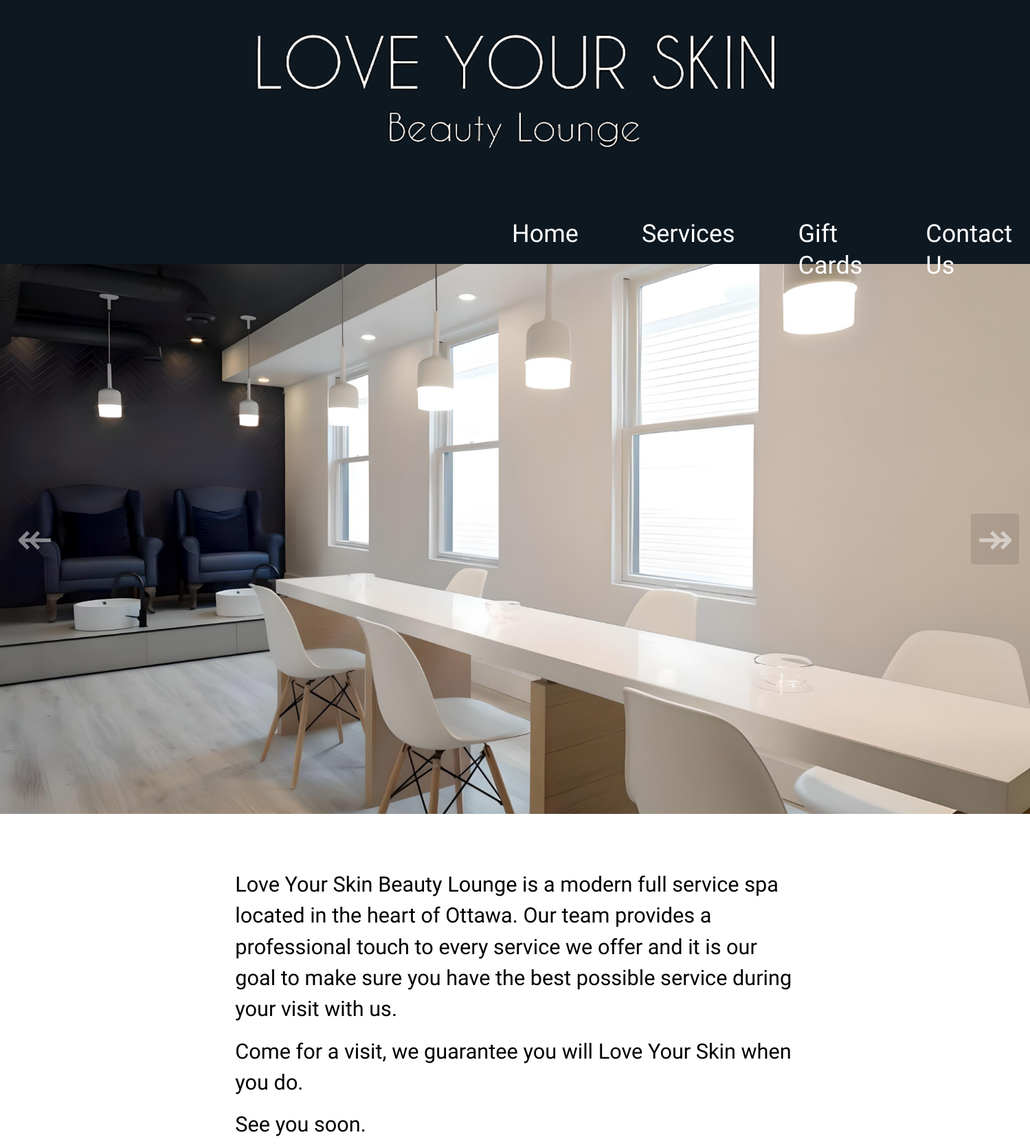
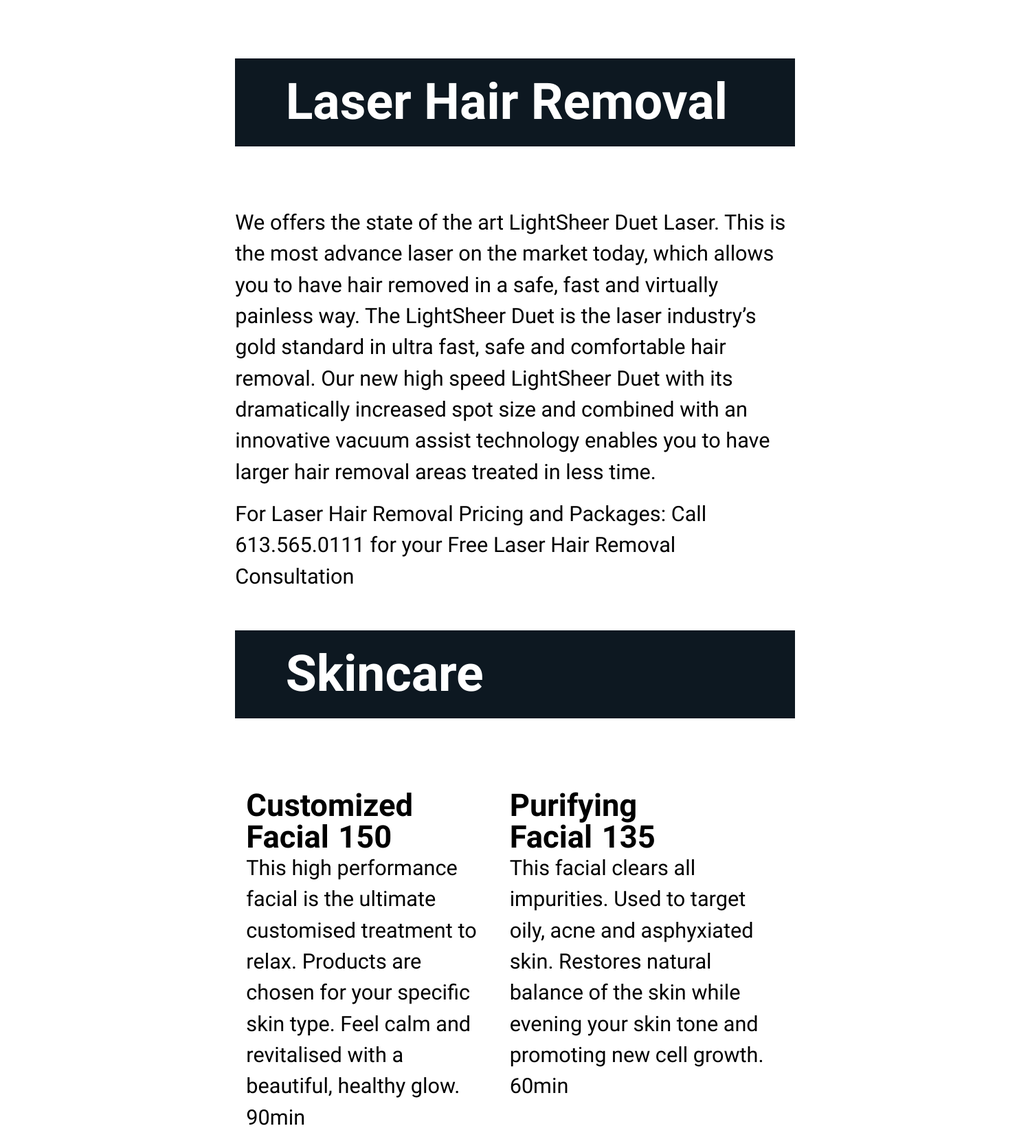
The page / (upper part) on the database its author committed (2 pictures, top to bottom).
### lysbl_api/models.py (models this page shows, shortened)
class skincare(models.Model):
    name = models.CharField(max_length=60)
    price = models.IntegerField(default=1000) # cents
    details = models.CharField(max_length=500)
    class Meta:
        verbose_name = "skincare"
        verbose_name_plural = "skincares"

### lysbl_api/views.py (the view)
# urls.py: path('', views.root_view, name='root'),
def root_view(request):
    skincare_model = skincare.objects.all()
    nails_model = list(nails.objects.all())[:-3]
    lashes_model = list(lashes.objects.all())[:-2]
    brows_model = brows.objects.all()
    wax_model = wax.objects.all()
    make_up_model = make_up.objects.all()
    spray_tans_model = spray_tans.objects.all()
    giftcards_model = giftcards.objects.all()
    price_range = range(25, 201, 25)
    context = {
        'skincare_model': skincare_model,
        'nails_model': nails_model,
        'lashes_model': lashes_model,
        'brows_model': brows_model,
        'wax_model': wax_model,
        'make_up_model': make_up_model,
        'spray_tans_model': spray_tans_model,
        'giftcards_model': giftcards_model,
        'price_range': price_range
    }
    return render(request, 'index.html', context)

### lysbl_api/templates/index.html (shortened to what this page needs)
{% load static %}
<!DOCTYPE html>
<html lang='en'>
<head>
        <link rel="stylesheet" type="text/css" href="{% static 'css/meyer-reset.css' %}">
        <link rel="stylesheet" type="text/css" href="{% static 'css/font.css' %}">
        <link rel="stylesheet" type="text/css" href="{% static 'css/main.css' %}">
</head>
<body>
    <header id="top">
        <div id="logo-text">
            <img class="logo" src="{% static 'img/lys_logo.jpg' %}" alt="LYSBL Logo">
        </div>
    </header>
    <div class="nav" id="nav">
        <div class="nav-links">
            <li><a href='#home'>Home</a></li>
            <li><a href="#services">Services</a></li>
            <li><a href="#gift_cards">Gift Cards</a></li>
            <li><a href="#contact">Contact Us</a></li>
        </div>
    </div>
    <aside aria-label="Love Your Self Beauty Lounge Images" id="home">
        <div class="carousel" data-carousel>
            <button class="carousel-button prev" data-carousel-button="prev">&#x219e;</button>
            <button class="carousel-button next" data-carousel-button="next">&#x21a0;</button>
            <ul data-slides>
                <li class="slide" data-active>
                    <img src="{% static 'img/enhancement/white-table-and-chairs.jpg' %}" alt="White Table And Chairs" >
                </li>
            </ul>
        </div>
    </aside>
    <main>
        <section aria-details="About information"  class="home">
            <p>Love Your Skin Beauty Lounge is a modern full service spa located in the heart of Ottawa. Our team provides a professional touch to every service we offer and it is our goal to make sure you have the best possible service during your visit with us.</p><br>
            <p>Come for a visit, we guarantee you will Love Your Skin when you do.</p><br>
            <p>See you soon.</p><br>
        </section>
        <section aria-details="Services" class="services" id="services">
            <article aria-details="Laser hair removal">
                <h1>Laser Hair Removal</h1>
                <p>We offers the state of the art LightSheer Duet Laser. This is the most advance laser on the market today, which allows you to have hair removed in a safe, fast and virtually painless way. The LightSheer Duet is the laser industry’s gold standard in ultra fast, safe and comfortable hair removal. Our new high speed LightSheer Duet with its dramatically increased spot size and combined with an innovative vacuum assist technology enables you to have larger hair removal areas treated in less time.</p><br>
                <p>For Laser Hair Removal Pricing and Packages: Call <a class="tel" href="tel:6135650111">613.565.0111</a> for your Free Laser Hair Removal Consultation</p>
            </article>
            <article aria-details="skincare">
                <h1>Skincare</h1>
                <div class="skincare-items" id="skincare_items">
                    {% for service in skincare_model %}
                        <div class="item">
                            <h2>{{ service.name }}<b>{{ service.price }}</b></h2>
                            <p>{{ service.details }}</p>
                        </div>
                    {% endfor %}
                </div>
            </article>
        </section>
    </main>
</body>
</html>

### lysbl_api/static/css/main.css (style rules this page uses)
*, *::before, *::after { box-sizing: border-box; padding: 0; margin: 0; font-family: Verdana, Geneva, Tahoma, sans-serif; }
html { scroll-behavior: smooth; }
body { overflow-x: hidden; position: relative; overflow-y: scroll; }
header { background: #0D1821; backdrop-filter: blur(10px); display: flex; flex-direction: column; height: 17em; justify-content: center; align-items: center; max-width: 100vw; color: #F0F4EF; }
.carousel { z-index: 0; width: calc(100vw -1px); height: 100vh; position: relative; }
.carousel > ul { margin: 0; padding: 0; list-style: none; }
.slide { position: absolute; inset: 0; opacity: 0; transition: 200ms opacity ease-in-out; transition-delay: 200ms; }
.slide > img { display: block; width: 100%; height: 100%; object-fit: cover; object-position: center; }
.slide[data-active] { opacity: 1; z-index: 1; transition-delay: 0ms; }
.carousel-button { position: absolute; z-index: 2; background: none; border: none; font-size: 4rem; top: 50%; transform: translateY(-50%); color: rgba(255, 255, 255, .5); cursor: pointer; border-radius: .25rem; padding: 0 .5rem; background-color: rgba(0, 0, 0, .1); }
.carousel-button.prev { left: 1rem; }
.carousel-button.next { right: 1rem; }
.logo { margin: 2em; width: 50em; height: auto; }
a { text-decoration: none; }
a.tel { color: #000; }
.nav { height: 7em; max-width: 100vw; background-color: #0d1821; position: relative; }
.nav > .nav-links { display: flex; max-width: 100vh; float: right; font-size: 18px; list-style-type: none; }
.nav > .nav-links li { padding: 1.5em 1.5em 0 1.5em; }
#nav { position: relative; z-index: 1; width: 100vw; right: 0; }
main { width: 65%; margin: auto auto; }
section { margin: 5em; }
article { margin: 3.5em 0 3.5em 0; }
article h1 { color: #fff; background-color: #0d1821; padding: 0.375em 0.375em 0.375em 1em; margin-bottom: 1.2em; text-align: left; }
.item { margin: 1em; }
.skincare-items { display: grid; grid-template-columns: repeat(2, 1fr); grid-template-rows: repeat(3, 20em, 20em, 20em); grid-column-gap: 0px; grid-row-gap: 0px; }

### rows shown on the page
skincare: name "Customized Facial", price "150", details "This high performance facial is the ultimate customised treatment to relax. Products are chosen for your specific skin type. Feel calm and revitalised with a beautiful, healthy glow. 90min"
skincare: name "Purifying Facial", price "135", details "This facial clears all impurities. Used to target oily, acne and asphyxiated skin. Restores natural balance of the skin while evening your skin tone and promoting new cell growth. 60min"
